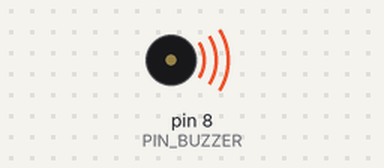
Simulated run of this sketch. Board: Arduino Uno, built with avr-gcc and run on an emulated ATmega328P. Shown: buzzer (waves = sounding, pin HIGH).

Above: at 0.02 s.
Timing chart, 0 to 3.0 s (numbered marks = the images above):
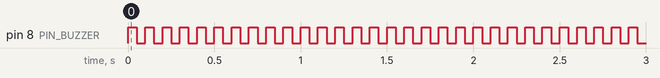

The sketch:

active_buzzer.ino
```cpp
#define PIN_BUZZER 8

void setup() {
  pinMode(PIN_BUZZER, OUTPUT);
}

void loop() {
  digitalWrite(PIN_BUZZER, HIGH);
  delay(50);

  digitalWrite(PIN_BUZZER, LOW);
  delay(50);
}
```

Measured:
- by itself, pin 8 (PIN_BUZZER): alternates HIGH for 0.05 s and LOW for 0.05 s
